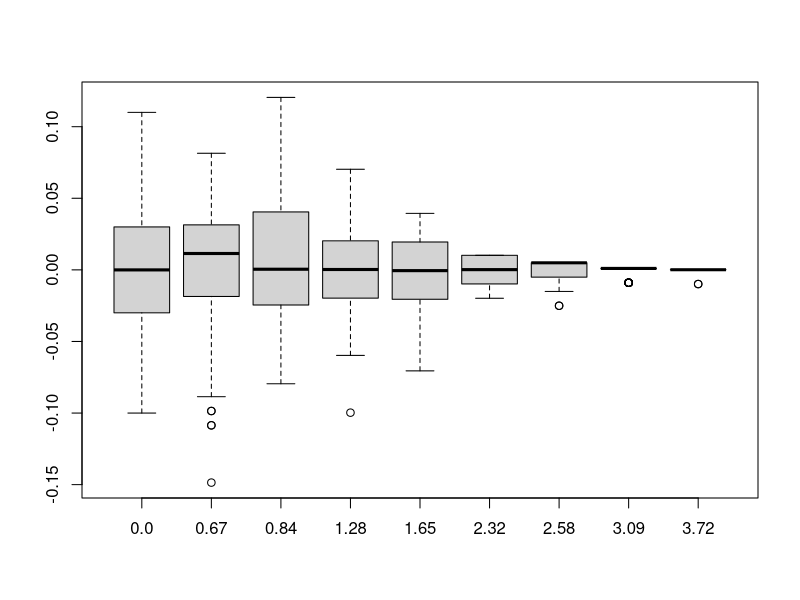
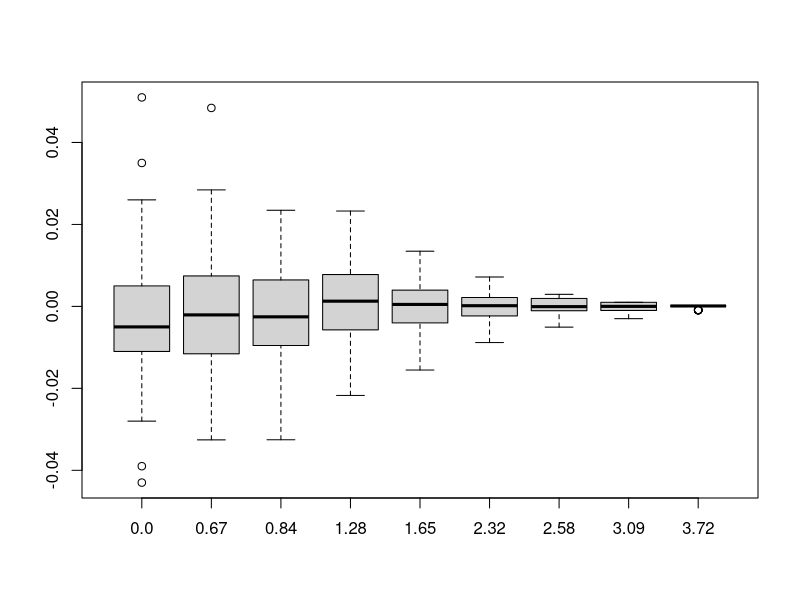
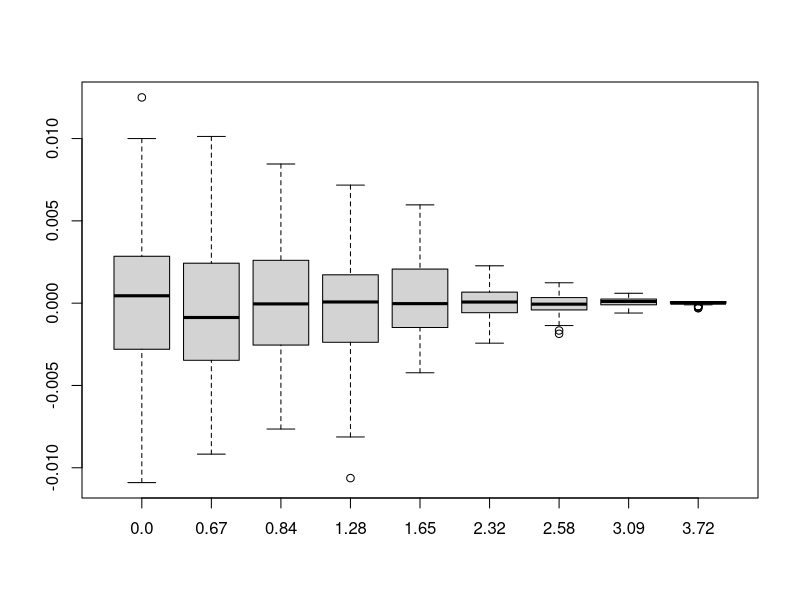

Write R code to recreate these figures, in order.
## ---- chunk 1
knitr::opts_chunk$set(echo = TRUE)
## ---- chunk 2
T=array(0,dim=c(9,3,100),dimnames=list(c("0.0","0.67","0.84","1.28","1.65","2.32","2.58","3.09","3.72"),c("10^2","10^3","10^4")))
for(i in 1:100){
#n=10^2 t=0
n=10^2
t=0
for(value in 1:n)
  {a <- rnorm(1, mean=0, sd=1)
if(a<=t)
  {b=1}
  else
    {b=0}
T[1,1,i]=T[1,1,i]+b
}
T[1,1,i]=T[1,1,i]/n

#n=10^3 t=0
n=10^3
t=0
for(value in 1:n)
  {a <- rnorm(1, mean=0, sd=1)
if(a<=t)
  {b=1}
  else
    {b=0}
T[1,2,i]=T[1,2,i]+b
}
T[1,2,i]=T[1,2,i]/n

#n=10^4 t=0
n=10^4
t=0
for(value in 1:n)
  {a <- rnorm(1, mean=0, sd=1)
if(a<=t)
  {b=1}
  else
    {b=0}
T[1,3,i]=T[1,3,i]+b
}
T[1,3,i]=T[1,3,i]/n

#n=10^2 t=0.67
n=10^2
t=0.67
for(value in 1:n)
  {a <- rnorm(1, mean=0, sd=1)
if(a<=t)
  {b=1}
  else
    {b=0}
T[2,1,i]=T[2,1,i]+b
}
T[2,1,i]=T[2,1,i]/n

#n=10^3 t=0.67
n=10^3
t=0.67
for(value in 1:n)
  {a <- rnorm(1, mean=0, sd=1)
if(a<=t)
  {b=1}
  else
    {b=0}
T[2,2,i]=T[2,2,i]+b
}
T[2,2,i]=T[2,2,i]/n

#n=10^4 t=0.67
n=10^4
t=0.67
for(value in 1:n)
  {a <- rnorm(1, mean=0, sd=1)
if(a<=t)
  {b=1}
  else
    {b=0}
T[2,3,i]=T[2,3,i]+b
}
T[2,3,i]=T[2,3,i]/n

#n=10^2 t=0.84
n=10^2
t=0.84
for(value in 1:n)
  {a <- rnorm(1, mean=0, sd=1)
if(a<=t)
  {b=1}
  else
    {b=0}
T[3,1,i]=T[3,1,i]+b
}
T[3,1,i]=T[3,1,i]/n

#n=10^3 t=0.84
n=10^3
t=0.84
for(value in 1:n)
  {a <- rnorm(1, mean=0, sd=1)
if(a<=t)
  {b=1}
  else
    {b=0}
T[3,2,i]=T[3,2,i]+b
}
T[3,2,i]=T[3,2,i]/n

#n=10^4 t=0.84
n=10^4
t=0.84
for(value in 1:n)
  {a <- rnorm(1, mean=0, sd=1)
if(a<=t)
  {b=1}
  else
    {b=0}
T[3,3,i]=T[3,3,i]+b
}
T[3,3,i]=T[3,3,i]/n

#n=10^2 t=1.28
n=10^2
t=1.28
for(value in 1:n)
  {a <- rnorm(1, mean=0, sd=1)
if(a<=t)
  {b=1}
  else
    {b=0}
T[4,1,i]=T[4,1,i]+b
}
T[4,1,i]=T[4,1,i]/n

#n=10^3 t=1.28
n=10^3
t=1.28
for(value in 1:n)
  {a <- rnorm(1, mean=0, sd=1)
if(a<=t)
  {b=1}
  else
    {b=0}
T[4,2,i]=T[4,2,i]+b
}
T[4,2,i]=T[4,2,i]/n

#n=10^4 t=1.28
n=10^4
t=1.28
for(value in 1:n)
  {a <- rnorm(1, mean=0, sd=1)
if(a<=t)
  {b=1}
  else
    {b=0}
T[4,3,i]=T[4,3,i]+b
}
T[4,3,i]=T[4,3,i]/n

#n=10^2 t=1.65
n=10^2
t=1.65
for(value in 1:n)
  {a <- rnorm(1, mean=0, sd=1)
if(a<=t)
  {b=1}
  else
    {b=0}
T[5,1,i]=T[5,1,i]+b
}
T[5,1,i]=T[5,1,i]/n

#n=10^3 t=1.65
n=10^3
t=1.65
for(value in 1:n)
  {a <- rnorm(1, mean=0, sd=1)
if(a<=t)
  {b=1}
  else
    {b=0}
T[5,2,i]=T[5,2,i]+b
}
T[5,2,i]=T[5,2,i]/n

#n=10^4 t=1.65
n=10^4
t=1.65
for(value in 1:n)
  {a <- rnorm(1, mean=0, sd=1)
if(a<=t)
  {b=1}
  else
    {b=0}
T[5,3,i]=T[5,3,i]+b
}
T[5,3,i]=T[5,3,i]/n

#n=10^2 t=2.32
n=10^2
t=2.32
for(value in 1:n)
  {a <- rnorm(1, mean=0, sd=1)
if(a<=t)
  {b=1}
  else
    {b=0}
T[6,1,i]=T[6,1,i]+b
}
T[6,1,i]=T[6,1,i]/n

#n=10^3 t=2.32
n=10^3
t=2.32
for(value in 1:n)
  {a <- rnorm(1, mean=0, sd=1)
if(a<=t)
  {b=1}
  else
    {b=0}
T[6,2,i]=T[6,2,i]+b
}
T[6,2,i]=T[6,2,i]/n

#n=10^4 t=2.32
n=10^4
t=2.32
for(value in 1:n)
  {a <- rnorm(1, mean=0, sd=1)
if(a<=t)
  {b=1}
  else
    {b=0}
T[6,3,i]=T[6,3,i]+b
}
T[6,3,i]=T[6,3,i]/n

#n=10^2 t=2.58 
n=10^2
t=2.58 
for(value in 1:n)
  {a <- rnorm(1, mean=0, sd=1)
if(a<=t)
  {b=1}
  else
    {b=0}
T[7,1,i]=T[7,1,i]+b
}
T[7,1,i]=T[7,1,i]/n

#n=10^3 t=2.58 
n=10^3
t=2.58 
for(value in 1:n)
  {a <- rnorm(1, mean=0, sd=1)
if(a<=t)
  {b=1}
  else
    {b=0}
T[7,2,i]=T[7,2,i]+b
}
T[7,2,i]=T[7,2,i]/n

#n=10^4 t=2.58 
n=10^4
t=2.58 
for(value in 1:n)
  {a <- rnorm(1, mean=0, sd=1)
if(a<=t)
  {b=1}
  else
    {b=0}
T[7,3,i]=T[7,3,i]+b
}
T[7,3,i]=T[7,3,i]/n

#n=10^2 t=3.09
n=10^2
t=3.09
for(value in 1:n)
  {a <- rnorm(1, mean=0, sd=1)
if(a<=t)
  {b=1}
  else
    {b=0}
T[8,1,i]=T[8,1,i]+b
}
T[8,1,i]=T[8,1,i]/n

#n=10^3 t=3.09
n=10^3
t=3.09
for(value in 1:n)
  {a <- rnorm(1, mean=0, sd=1)
if(a<=t)
  {b=1}
  else
    {b=0}
T[8,2,i]=T[8,2,i]+b
}
T[8,2,i]=T[8,2,i]/n

#n=10^4 t=3.09
n=10^4
t=3.09
for(value in 1:n)
  {a <- rnorm(1, mean=0, sd=1)
if(a<=t)
  {b=1}
  else
    {b=0}
T[8,3,i]=T[8,3,i]+b
}
T[8,3,i]=T[8,3,i]/n

#n=10^2 t=3.72 
n=10^2
t=3.72 
for(value in 1:n)
  {a <- rnorm(1, mean=0, sd=1)
if(a<=t)
  {b=1}
  else
    {b=0}
T[9,1,i]=T[9,1,i]+b
}
T[9,1,i]=T[9,1,i]/n

#n=10^3 t=3.72 
n=10^3
t=3.72 
for(value in 1:n)
  {a <- rnorm(1, mean=0, sd=1)
if(a<=t)
  {b=1}
  else
    {b=0}
T[9,2,i]=T[9,2,i]+b
}
T[9,2,i]=T[9,2,i]/n

#n=10^4 t=3.72 
n=10^4
t=3.72 
for(value in 1:n)
  {a <- rnorm(1, mean=0, sd=1)
if(a<=t)
  {b=1}
  else
    {b=0}
T[9,3,i]=T[9,3,i]+b
}
T[9,3,i]=T[9,3,i]/n
}
print(T)
## ---- chunk 3
V=array(0,dim=c(9,1),dimname=list(c("0.0","0.67","0.84","1.28","1.65","2.32","2.58","3.09","3.72"),
                                  c("true")))
V[1]=pnorm(0)
V[2]=pnorm(0.67)
V[3]=pnorm(0.84)
V[4]=pnorm(1.28)
V[5]=pnorm(1.65)
V[6]=pnorm(2.32)
V[7]=pnorm(2.58)
V[8]=pnorm(3.09)
V[9]=pnorm(3.72)
print(V)

## ---- chunk 4
boxplot(T[1,1, ]-V[1],T[2,1, ]-V[2],T[3,1, ]-V[3],T[4,1, ]-V[4],T[5,1, ]-V[5],T[6,1, ]-V[6],
        T[7,1, ]-V[7],T[8,1, ]-V[8],T[9,1, ]-V[9],
        names = c("0.0","0.67","0.84","1.28","1.65","2.32","2.58","3.09","3.72"))
## ---- chunk 5
boxplot(T[1,2, ]-V[1],T[2,2, ]-V[2],T[3,2, ]-V[3],T[4,2, ]-V[4],T[5,2, ]-V[5],T[6,2, ]-V[6],
        T[7,2, ]-V[7],T[8,2, ]-V[8],T[9,2, ]-V[9],
        names = c("0.0","0.67","0.84","1.28","1.65","2.32","2.58","3.09","3.72"))
## ---- chunk 6
boxplot(T[1,3, ]-V[1],T[2,3, ]-V[2],T[3,3, ]-V[3],T[4,3, ]-V[4],T[5,3, ]-V[5],T[6,3, ]-V[6],
        T[7,3, ]-V[7],T[8,3, ]-V[8],T[9,3, ]-V[9],
        names = c("0.0","0.67","0.84","1.28","1.65","2.32","2.58","3.09","3.72"))
